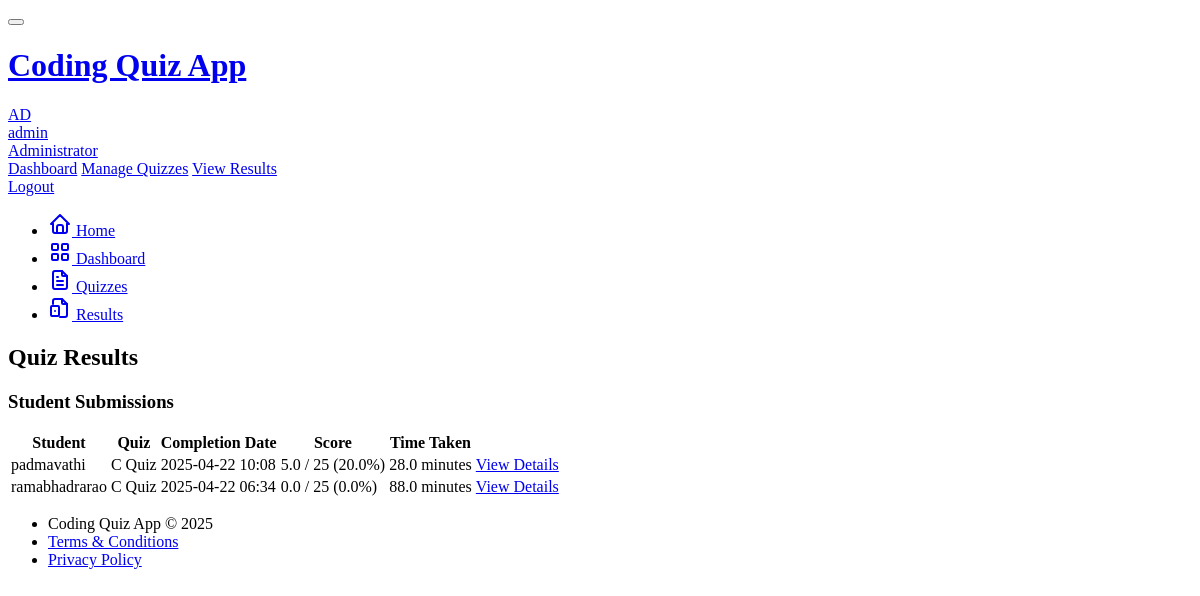
The page /admin/results (signed in) on the database as committed earlier.
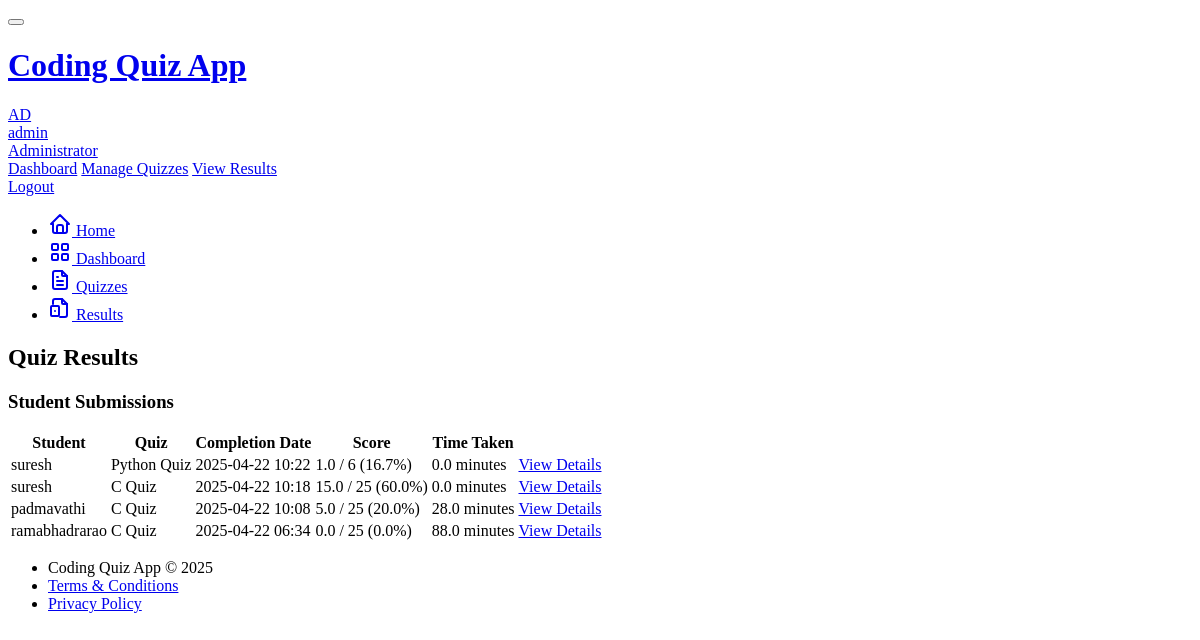
The same page on the database as committed later.
### models.py (models this page shows, shortened)
class Submission(db.Model):
    id = db.Column(db.Integer, primary_key=True)
    user_id = db.Column(db.Integer, db.ForeignKey('user.id'))
    quiz_id = db.Column(db.Integer, db.ForeignKey('quiz.id'))
    started_at = db.Column(db.DateTime, default=datetime.utcnow)
    completed_at = db.Column(db.DateTime)
    is_completed = db.Column(db.Boolean, default=False)
    score = db.Column(db.Float)
    total_points = db.Column(db.Integer)
    question_submissions = db.relationship('QuestionSubmission', backref='submission', lazy='dynamic', cascade='all, delete-orphan')

class User(UserMixin, db.Model):
    id = db.Column(db.Integer, primary_key=True)
    username = db.Column(db.String(64), unique=True, index=True)
    email = db.Column(db.String(120), unique=True, index=True)
    password_hash = db.Column(db.String(128))
    is_admin = db.Column(db.Boolean, default=False)
    created_at = db.Column(db.DateTime, default=datetime.utcnow)
    quizzes = db.relationship('Quiz', backref='author', lazy='dynamic')
    submissions = db.relationship('Submission', backref='student', lazy='dynamic')

class Quiz(db.Model):
    id = db.Column(db.Integer, primary_key=True)
    title = db.Column(db.String(100), nullable=False)
    description = db.Column(db.Text)
    is_active = db.Column(db.Boolean, default=True)
    time_limit = db.Column(db.Integer, default=30)  # minutes
    created_at = db.Column(db.DateTime, default=datetime.utcnow)
    updated_at = db.Column(db.DateTime, default=datetime.utcnow, onupdate=datetime.utcnow)
    author_id = db.Column(db.Integer, db.ForeignKey('user.id'))
    questions = db.relationship('Question', backref='quiz', lazy='dynamic', cascade='all, delete-orphan')
    submissions = db.relationship('Submission', backref='quiz', lazy='dynamic')

### app/routes/admin.py (the view)
@admin_bp.route('/results')
@admin_required
def results():
    quizzes = Quiz.query.filter_by(author_id=current_user.id).all()
    submissions = Submission.query.filter(
        Submission.quiz_id.in_([q.id for q in quizzes])
    ).order_by(Submission.completed_at.desc()).all()
    return render_template('admin/results.html',
                          submissions=submissions,
                          title='Quiz Results')

### app/routes/admin.py (called while the page is built)
def admin_required(func):
    @wraps(func)
    @login_required
    def decorated_view(*args, **kwargs):
        if not current_user.is_admin:
            abort(403)
        return func(*args, **kwargs)
    return decorated_view

### app/templates/admin/results.html (shortened to what this page needs)
{% extends "base.html" %}
{% block page_title %}
Quiz Results
{% endblock %}
{% block content %}
<div class="card">
    <div class="card-header">
        <h3 class="card-title">Student Submissions</h3>
    </div>
    <div class="card-body">
        {% if submissions %}
        <div class="table-responsive">
            <table class="table table-vcenter card-table">
                <thead>
                    <tr>
                        <th>Student</th>
                        <th>Quiz</th>
                        <th>Completion Date</th>
                        <th>Score</th>
                        <th>Time Taken</th>
                        <th class="w-1"></th>
                    </tr>
                </thead>
                <tbody>
                    {% for submission in submissions %}
                    <tr>
                        <td>{{ submission.student.username }}</td>
                        <td>{{ submission.quiz.title }}</td>
                        <td>{{ submission.completed_at.strftime('%Y-%m-%d %H:%M') }}</td>
                        <td>
                            {{ "%.1f"|format(submission.score) }} / {{ submission.total_points }}
                            ({{ "%.1f"|format(100 * submission.score / submission.total_points if submission.total_points else 0) }}%)
                        </td>
                        <td>
                            {% set duration = (submission.completed_at - submission.started_at).total_seconds() // 60 %}
                            {{ duration }} minutes
                        </td>
                        <td>
                            <a href="{{ url_for('admin.view_submission', submission_id=submission.id) }}" class="btn btn-outline-primary btn-sm">
                                View Details
                            </a>
                        </td>
                    </tr>
                    {% endfor %}
                </tbody>
            </table>
        </div>
        {% endif %}
    </div>
</div>
{% endblock %}

Rows that differ between the two databases and show on the page:
added Submission: student.username "suresh", quiz "Python Quiz", completed_at "2025-04-22 10:22", score "1.0", total_points "6", total_points+score "16.7", duration "0.0"
added Submission: student.username "suresh", quiz "C Quiz", completed_at "2025-04-22 10:18", score "15.0", total_points "25", total_points+score "60.0", duration "0.0"
